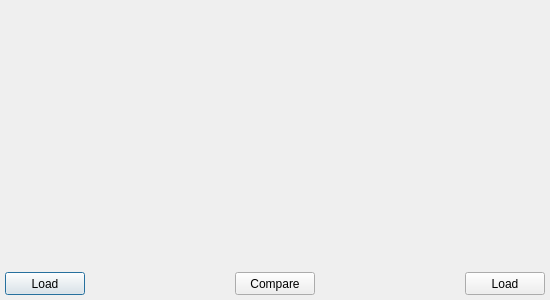
<?xml version="1.0" encoding="UTF-8"?>
<ui version="4.0">
 <class>ImgCompareTool</class>
 <widget class="QDialog" name="ImgCompareTool">
  <property name="geometry">
   <rect>
    <x>0</x>
    <y>0</y>
    <width>550</width>
    <height>300</height>
   </rect>
  </property>
  <property name="windowTitle">
   <string>Image Comparison Tool</string>
  </property>
  <layout class="QVBoxLayout" name="verticalLayout">
   <property name="leftMargin">
    <number>5</number>
   </property>
   <property name="topMargin">
    <number>5</number>
   </property>
   <property name="rightMargin">
    <number>5</number>
   </property>
   <property name="bottomMargin">
    <number>5</number>
   </property>
   <item>
    <layout class="QHBoxLayout" name="horizontalLayout">
     <item>
      <widget class="QLabel" name="labLeftCompareImg">
       <property name="sizePolicy">
        <sizepolicy hsizetype="Ignored" vsizetype="Ignored">
         <horstretch>0</horstretch>
         <verstretch>0</verstretch>
        </sizepolicy>
       </property>
       <property name="accessibleName">
        <string>imgPreview</string>
       </property>
       <property name="text">
        <string/>
       </property>
       <property name="scaledContents">
        <bool>true</bool>
       </property>
      </widget>
     </item>
     <item>
      <widget class="QLabel" name="labRightCompareImg">
       <property name="sizePolicy">
        <sizepolicy hsizetype="Ignored" vsizetype="Ignored">
         <horstretch>0</horstretch>
         <verstretch>0</verstretch>
        </sizepolicy>
       </property>
       <property name="accessibleName">
        <string>imgPreview</string>
       </property>
       <property name="text">
        <string/>
       </property>
       <property name="scaledContents">
        <bool>true</bool>
       </property>
      </widget>
     </item>
    </layout>
   </item>
   <item>
    <widget class="QLabel" name="labResult">
     <property name="maximumSize">
      <size>
       <width>16777215</width>
       <height>30</height>
      </size>
     </property>
     <property name="text">
      <string/>
     </property>
     <property name="alignment">
      <set>Qt::AlignCenter</set>
     </property>
    </widget>
   </item>
   <item>
    <layout class="QHBoxLayout" name="horizontalLayout_2">
     <property name="spacing">
      <number>0</number>
     </property>
     <property name="sizeConstraint">
      <enum>QLayout::SetFixedSize</enum>
     </property>
     <item>
      <widget class="QPushButton" name="btnLoadLeft">
       <property name="minimumSize">
        <size>
         <width>75</width>
         <height>23</height>
        </size>
       </property>
       <property name="text">
        <string>Load</string>
       </property>
      </widget>
     </item>
     <item>
      <spacer name="horizontalSpacer">
       <property name="orientation">
        <enum>Qt::Horizontal</enum>
       </property>
       <property name="sizeHint" stdset="0">
        <size>
         <width>40</width>
         <height>20</height>
        </size>
       </property>
      </spacer>
     </item>
     <item>
      <widget class="QPushButton" name="btnCompare">
       <property name="minimumSize">
        <size>
         <width>75</width>
         <height>23</height>
        </size>
       </property>
       <property name="text">
        <string>Compare</string>
       </property>
      </widget>
     </item>
     <item>
      <spacer name="horizontalSpacer_2">
       <property name="orientation">
        <enum>Qt::Horizontal</enum>
       </property>
       <property name="sizeHint" stdset="0">
        <size>
         <width>40</width>
         <height>20</height>
        </size>
       </property>
      </spacer>
     </item>
     <item>
      <widget class="QPushButton" name="btnLoadRight">
       <property name="minimumSize">
        <size>
         <width>75</width>
         <height>23</height>
        </size>
       </property>
       <property name="text">
        <string>Load</string>
       </property>
      </widget>
     </item>
    </layout>
   </item>
  </layout>
 </widget>
 <resources/>
 <connections>
  <connection>
   <sender>btnLoadLeft</sender>
   <signal>clicked()</signal>
   <receiver>ImgCompareTool</receiver>
   <slot>onLoadLeftImg()</slot>
   <hints>
    <hint type="sourcelabel">
     <x>56</x>
     <y>236</y>
    </hint>
    <hint type="destinationlabel">
     <x>126</x>
     <y>357</y>
    </hint>
   </hints>
  </connection>
  <connection>
   <sender>btnLoadRight</sender>
   <signal>clicked()</signal>
   <receiver>ImgCompareTool</receiver>
   <slot>onLoadRightImg()</slot>
   <hints>
    <hint type="sourcelabel">
     <x>521</x>
     <y>237</y>
    </hint>
    <hint type="destinationlabel">
     <x>538</x>
     <y>348</y>
    </hint>
   </hints>
  </connection>
  <connection>
   <sender>btnCompare</sender>
   <signal>clicked()</signal>
   <receiver>ImgCompareTool</receiver>
   <slot>onCompare()</slot>
   <hints>
    <hint type="sourcelabel">
     <x>297</x>
     <y>239</y>
    </hint>
    <hint type="destinationlabel">
     <x>328</x>
     <y>350</y>
    </hint>
   </hints>
  </connection>
 </connections>
 <slots>
  <slot>onLoadLeftImg()</slot>
  <slot>onLoadRightImg()</slot>
  <slot>onCompare()</slot>
 </slots>
</ui>
